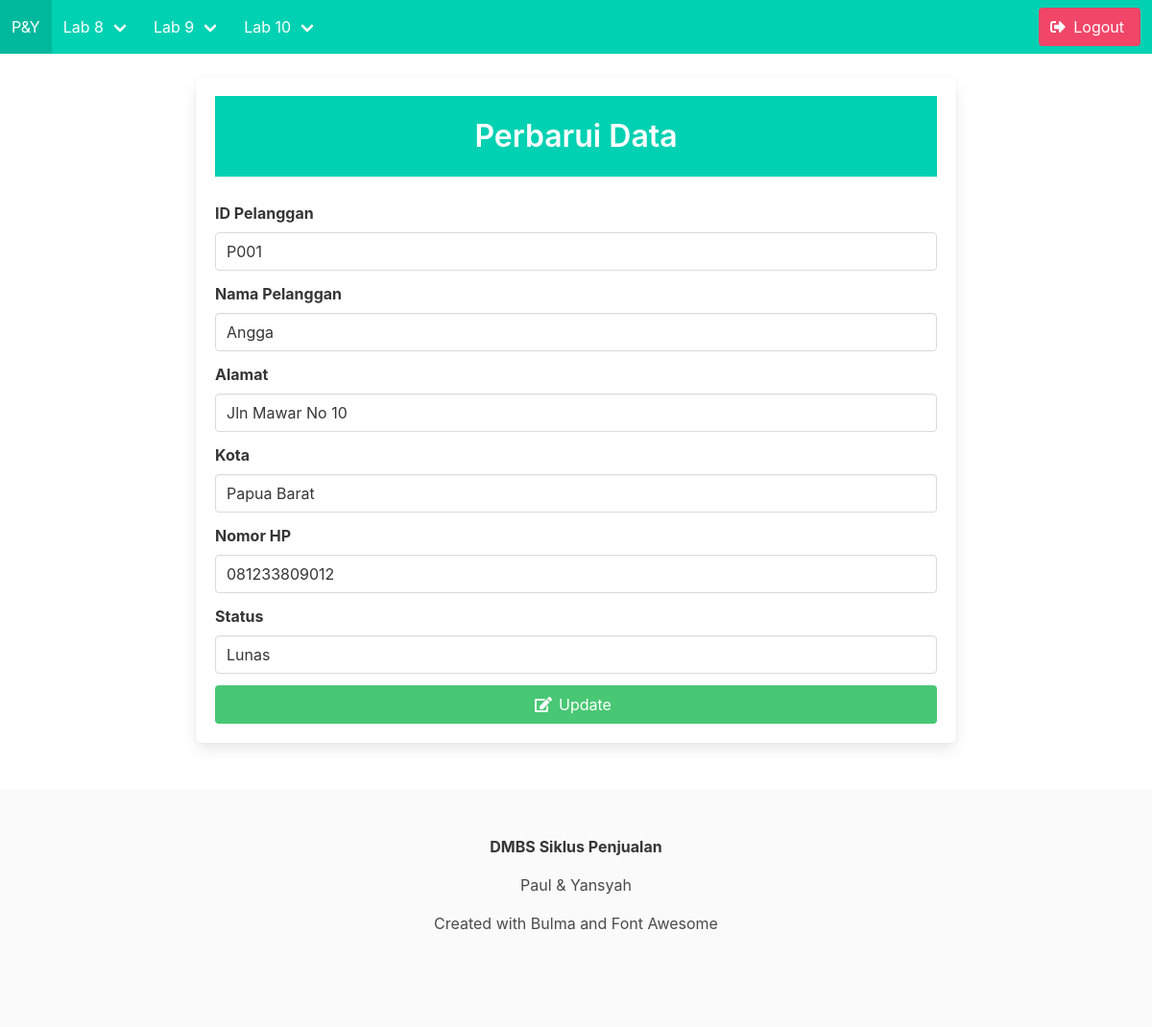
/update.php?ID_pelanggan=P001, run on the app's committed database.
### tables this page shows
CREATE TABLE `pelanggan` (
  `ID_pelanggan` varchar(5) NOT NULL,
  `nama_pelanggan` varchar(45) DEFAULT NULL,
  `alamat` varchar(45) DEFAULT NULL,
  `kota` varchar(45) DEFAULT NULL,
  `no_hp` varchar(45) DEFAULT NULL,
  `status` varchar(45) DEFAULT NULL
);

### update.php (the view, shortened to what this page needs)
<?php
    include 'connect.php';
    $ID_pelanggan=$_GET['ID_pelanggan'];
    $queryData="SELECT * FROM pelanggan WHERE ID_pelanggan='$ID_pelanggan'";
    $data=mysqli_query($dbconnect, $queryData);
    $row=mysqli_fetch_array($data);
    $title="Perbarui Data";
    include 'head.php';
?>
<div class="columns is-centered is-fullheight">
    <div class="column is-8">
        <form method="post" action="prosesupdate.php" class="box">
            <div class="has-background-primary has-text-centered">
                <br>
                <h1 class="title has-text-white"><?=$title?></h1>
                <hr>
            </div>
            <div class="field">
                <label class="label">ID Pelanggan</label>
                <div class="control">
                    <input class="input" type="text" placeholder="ID Pelanggan" name="ID_pelanggan" value="<?=$row['ID_pelanggan']; ?>" required readonly>
                </div>
            </div>
            <div class="field">
                <label class="label">Nama Pelanggan</label>
                <div class="control">
                    <input class="input" type="text" placeholder="Nama Pelanggan" name="nama_pelanggan" value="<?=$row['nama_pelanggan']; ?>" required>
                </div>
            </div>
            <div class="field">
                <label class="label">Alamat</label>
                <div class="control">
                    <input class="input" type="text" placeholder="Alamat" name="alamat" value="<?=$row['alamat']; ?>" required>
                </div>
            </div>
            <div class="field">
                <label class="label">Kota</label>
                <div class="control">
                    <input class="input" type="text" placeholder="Kota" name="kota" value="<?=$row['kota']; ?>" required>
                </div>
            </div>
            <div class="field">
                <label class="label">Nomor HP</label>
                <div class="control">
                    <input class="input" type="number" placeholder="Nomor HP" name="no_hp" value="<?=$row['no_hp']; ?>" required>
                </div>
            </div>
            <div class="field">
                <label class="label">Status</label>
                <div class="control">
                    <input class="input" type="text" placeholder="Status" name="status" value="<?=$row['status']; ?>" required>
                </div>
            </div>
            <div class="control">
                <button class="button is-success is-fullwidth">
                    <span class="icon">
                        <i class="fas fa-edit"></i>
                    </span>
                    <span>Update</span>
                </button>
            </div>
        </form>
    </div>
</div>
<?php include 'footer.php'; ?>

### data on the page
pelanggan: ID_pelanggan "P001", nama_pelanggan "Angga", alamat "Jln Mawar No 10", kota "Papua Barat", no_hp "081233809012", status "Lunas"

### other printed values
$title "Perbarui Data"
